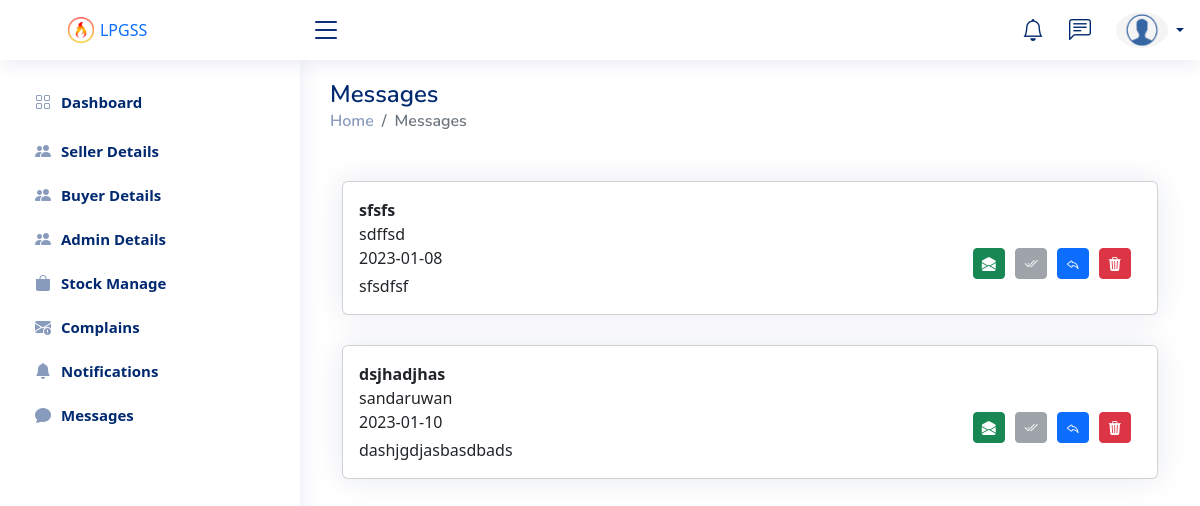
/pannels/admin/messages.php (signed in), run on the app's committed database.
### tables this page shows
CREATE TABLE `contact_messages` (
  `id` int NOT NULL,
  `email` varchar(100) NOT NULL,
  `name` varchar(50) NOT NULL,
  `subject` varchar(150) NOT NULL,
  `message` varchar(255) NOT NULL,
  `date` date NOT NULL,
  `read_flag` int NOT NULL DEFAULT '0'
);

### pannels/admin/messages.php (the view, shortened to what this page needs)
<?php
    include_once "database/connection.php";
?>
<!DOCTYPE html>
<html lang="en">
<head>
    <link rel="stylesheet" href="styles/style.css">
    <link rel="stylesheet" href="vendor/bootstrap/css/bootstrap.min.css">
    <link rel="stylesheet" href="vendor/bootstrap-icons/bootstrap-icons.css">
    <link rel="stylesheet" href="vendor/boxicons/css/boxicons.min.css">
    <link rel="stylesheet" href="vendor/quill/quill.snow.css">
    <link rel="stylesheet" href="vendor/quill/quill.bubble.css">
    <link rel="stylesheet" href="vendor/remixicon/remixicon.css">
    <link rel="stylesheet" href="vendor/simple-datatables/style.css">
</head>
<body>
        <?php
            include_once "layouts/topnav.php";
            include_once "layouts/sidenavbar.php";
        ?>
    <main id="main" class="main allMsgs-view">
        <div class="pagetitle">
            <h1>Messages</h1>
            <nav>
                <ol class="breadcrumb">
                    <li class="breadcrumb-item"><a href="dashboard.php">Home</a></li>
                    <li class="breadcrumb-item active">Messages</li>
                </ol>
            </nav>
        </div>
        <div class="container mt-5">
        <?php
            $query = mysqli_query($con,"SELECT * FROM contact_messages ORDER BY read_flag ASC");
            if(mysqli_num_rows($query) > 0){
                while($row = mysqli_fetch_assoc($query)){
                    if($row['read_flag'] == 1){
                        echo '
                        <div class="card notific" style="position: relative;">
                            <div class="card-body">
                                <span class="d-block" style="font-weight: bold;">'.$row['subject'].'</span>
                                <span class="d-block">'.$row['name'].'</span>
                                <span class="d-block">'.$row['date'].'</span>
                                <span class="d-block mt-1">'.$row['message'].'</span>
                            </div>
                            <div class="btns">
                                <button class="btn btn-sm btn-success" id="sComOpen" value="'.$row['id'].'" onClick="viewMessage(this.value)" title="view"><i class="bi bi-envelope-open-fill"></i></button>'.($row['read_flag'] == 1 ? '<button class="btn btn-sm btn-secondary disabled ml-3" id="sComMark" ><i class="bi bi-check2-all"></i></button>': '<button class="btn btn-sm btn-secondary ml-3" id="sComMark" value="'.$row['id'].'" onclick="messageMark(this.value)" title="Mark as Read"><i class="bi bi-check2-all"></i></button>').'<button class="btn btn-sm btn-primary ml-3" id="sComDel" value="'.$row['id'].'" onClick="replyMail(this.value)" title="Reply Mail"><i class="bi bi-reply"></i></button><button class="btn btn-sm btn-danger ml-3" id="sComDel" value="'.$row['id'].'" onClick="deleteMessage(this.value)" title="Delete"><i class="bi bi-trash3-fill"></i></button>
                            </div>
                        </div>';
                    }
                }
            }
        ?>
        </div>
    </main>
</body>
</html>

### pannels/admin/styles/style.css (style rules this page uses)
:root { scroll-behavior: smooth; }
body { font-family: "Open Sans", sans-serif; background: #f6f9ff; color: #444444; }
a { color: #4154f1; text-decoration: none; }
h1, h2, h3, h4, h5, h6 { font-family: "Nunito", sans-serif; }
#main { margin-top: 60px; padding: 20px 30px; transition: all 0.3s; }
.pagetitle { margin-bottom: 10px; }
.pagetitle h1 { font-size: 24px; margin-bottom: 0; font-weight: 600; color: #012970; }
.card { margin-bottom: 30px; border: none; border-radius: 5px; box-shadow: 0px 0 30px rgba(1, 41, 112, 0.1); }
.card-body { padding: 0 20px 20px 20px; }
.breadcrumb { font-size: 14px; font-family: "Nunito", sans-serif; color: #899bbd; font-weight: 600; }
.breadcrumb a { color: #899bbd; transition: 0.3s; }
.breadcrumb .breadcrumb-item::before { color: #899bbd; }
.breadcrumb .active { color: #51678f; font-weight: 600; }
@media (min-width: 1200px) { #main, #footer { margin-left: 300px; } }

### pannels/admin/messages.php (style rules this page uses)
a { text-decoration: none; }
.btns { position: absolute; right: 2%; top: 50%; }
.btns button { margin-right: 10px; }

### data on the page
contact_messages: subject "sfsfs", name "sdffsd", date "2023-01-08", message "sfsdfsf", $row['id'] 12 (drawn), read_flag 1 (drawn)
contact_messages: subject "dsjhadjhas", name "sandaruwan", date "2023-01-10", message "dashjgdjasbasdbads", $row['id'] 16 (drawn), read_flag 1 (drawn)
